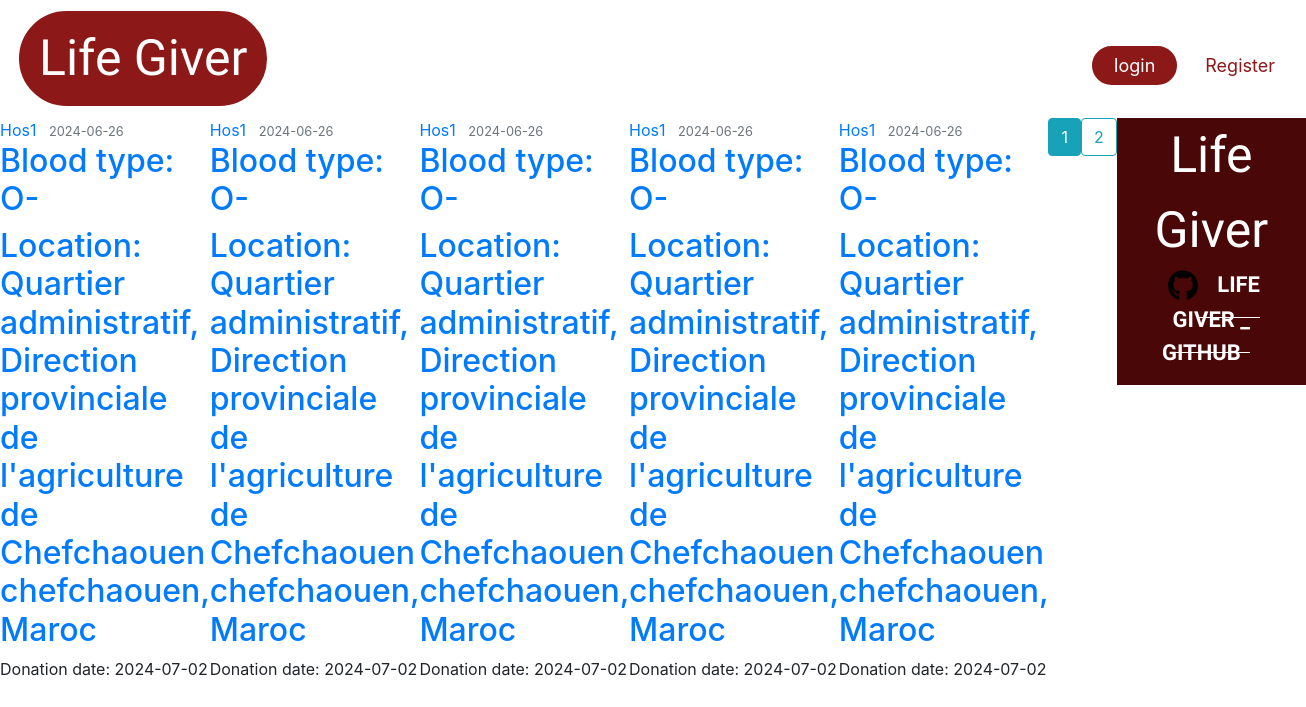
/donation_history/1, run on an earlier commit of the app's database.
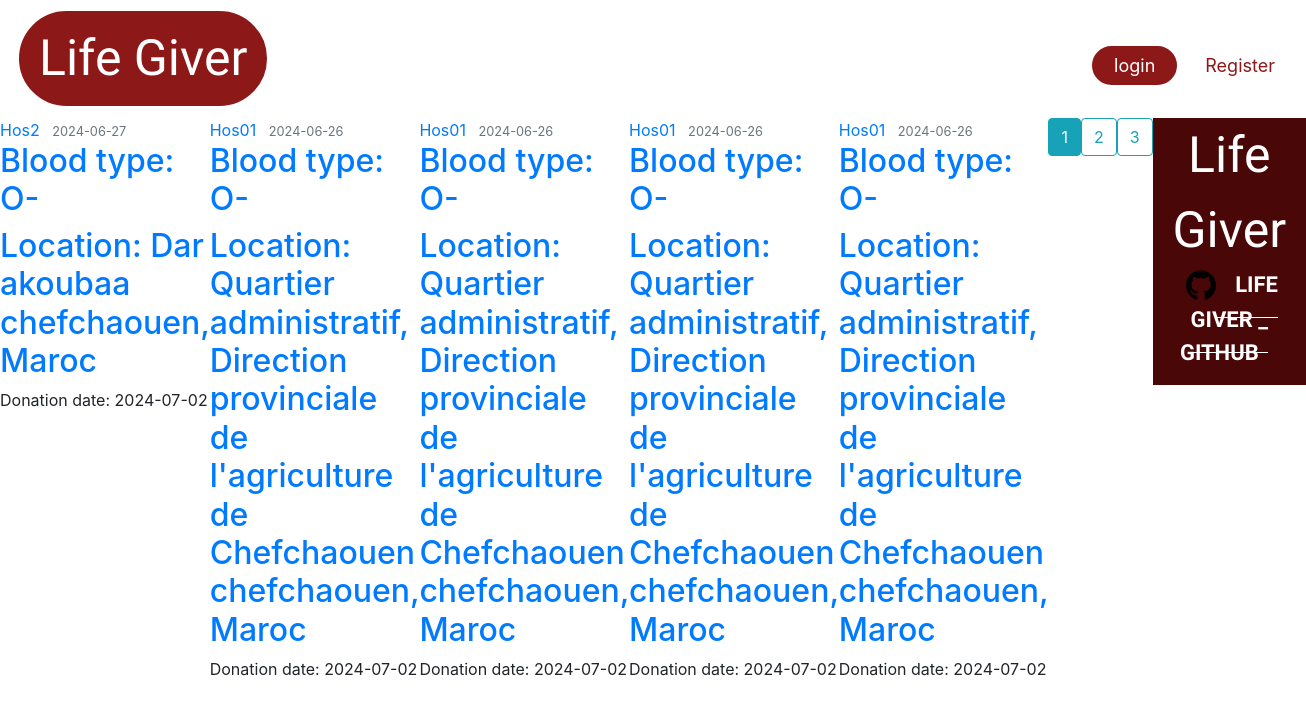
And on a later commit of the database.
### Lifegiver_test/lifegiver/models.py (models this page shows, shortened)
class UserDonation(db.Model):
    id = db.Column(db.Integer, primary_key=True)
    donation_date = db.Column(db.DateTime, nullable=False, default=datetime.now)
    donor_id = db.Column(db.Integer, db.ForeignKey('donor.id'), nullable=False)
    request_id = db.Column(db.Integer, db.ForeignKey('donation_request.id'), nullable=True)
    hospital_id = db.Column(db.Integer, db.ForeignKey('hospital.id'), nullable=False)

class Hospital(db.Model, UserMixin):
    __tablename__ = 'hospital'
    id = db.Column(db.Integer, primary_key=True)
    name = db.Column(db.String(225), nullable=False)
    image_file = db.Column(db.String(20), nullable=False, default='default1.png')
    street = db.Column(db.String(500), nullable=True)
    city = db.Column(db.String(100), nullable=True)
    province = db.Column(db.String(100), nullable=True)
    zip_code = db.Column(db.String(45), nullable=True)
    country = db.Column(db.String(100), nullable=True)
    phone_number = db.Column(db.String(45), nullable=False)
    email = db.Column(db.String(125), unique=True, nullable=False)
    password = db.Column(db.String(60), nullable=False)
    barcode = db.Column(db.String(100), unique=True, nullable=False)
    lat = db.Column(db.Float, nullable=True)
    lng = db.Column(db.Float, nullable=True)
    hospital_donations = db.relationship('UserDonation', backref='hospital_donation', lazy=True)
    hospital_requests = db.relationship('DonationRequest', backref='hospital_request', lazy=True)
    urgent_requests = db.relationship('UrgentRequest', backref='hospital_urgent_request', lazy=True)

class DonationRequest(db.Model):
    id = db.Column(db.Integer, primary_key=True)
    hospital_id = db.Column(db.Integer, db.ForeignKey('hospital.id'), nullable=False)
    blood_type = db.Column(db.Enum('O-', 'O+', 'A-', 'A+', 'B-', 'B+', 'AB-', 'AB+'), nullable=False)
    request_date = db.Column(db.DateTime, nullable=False, default=datetime.now)
    status = db.Column(db.Enum('pending', 'fulfilled', 'failed'), nullable=False)
    expiration_date = db.Column(db.DateTime, nullable=False, default=lambda: datetime.now() + timedelta(days=90))
    request_donations = db.relationship('UserDonation', backref='donation_request', lazy=True)

### Lifegiver_test/lifegiver/route.py (the view)
@app.route('/donation_history/<int:donor_id>', methods=['POST', 'GET'], strict_slashes=False)
def donation_history(donor_id):
    page = request.args.get('page', 1, type=int)
    donor = Donor.query.filter_by(id=donor_id).first_or_404()
    user_donations = UserDonation.query.filter_by(donor_id=donor_id)\
            .order_by(UserDonation.donation_date.desc())\
            .paginate(page=page, per_page=5) # inteade of using .all() we gonna change it to .paginate() to get 10 requests per page
    return render_template('donation_history.html', title='All User Donations', donations=user_donations, donor_id=donor_id)

### Lifegiver_test/lifegiver/templates/donation_history.html
{% extends "layout.html" %}
{% block content %}
    {% for don in donations.items %}
        <article class="media content-section">
          <div class="media-body">
            <div class="article-metadata">
              <a class="mr-2" href="#">{{ don.hospital_donation.name }}</a>
              <small class="text-muted">{{ don.donation_request.request_date.strftime('%Y-%m-%d') }}</small>
            </div>
            <h2><a class="article-title" href="#">{{ 'Blood type: ' ~ don.donation_request.blood_type }}</a></h2>
            <h2><a class="article-title" href="#">{{ 'Location: ' ~ don.hospital_donation.street ~ ' ' ~ don.hospital_donation.city ~ ', ' ~ don.hospital_donation.country }}</a></h2>
            <p class="article-content">{{ 'Donation date: ' ~ don.donation_date.strftime('%Y-%m-%d') }}</p>
          </div>
    {% endfor %}
    {% for page_num in donations.iter_pages(left_edge=1, right_edge=1, left_current=1, right_current=1) %}
      {% if page_num %}
        {% if donations.page == page_num %}
          <a class="btn btn-info mb-4" href="{{ url_for('donation_history', donor_id=donor_id, page=page_num) }}">{{ page_num }}</a>
        {% else %}
          <a class="btn btn-outline-info mb-4" href="{{ url_for('donation_history', donor_id=donor_id, page=page_num) }}">{{ page_num }}</a>
        {% endif %}
      {% else %}
        ...
      {% endif %}
    {% endfor %}
{% endblock content %}

What changed in the data, as far as the page shows it:
no longer on this page (row unchanged): UserDonation: hospital_donation.name "Hos1", donation_request.request_date "2024-06-26", {{ 'Blood type: ' ~ don.donation_request.blood_type }} "Blood type: O-", Hospital.street+city+country "Location: Quartier administratif, Direction provinciale de l'agriculture de Chefchaouen chefchaouen, Maroc", donation_date "Donation date: 2024-07-02"
no longer on this page (row unchanged): UserDonation: hospital_donation.name "Hos1", donation_request.request_date "2024-06-26", {{ 'Blood type: ' ~ don.donation_request.blood_type }} "Blood type: O-", Hospital.street+city+country "Location: Quartier administratif, Direction provinciale de l'agriculture de Chefchaouen chefchaouen, Maroc", donation_date "Donation date: 2024-07-02"
no longer on this page (row unchanged): UserDonation: hospital_donation.name "Hos1", donation_request.request_date "2024-06-26", {{ 'Blood type: ' ~ don.donation_request.blood_type }} "Blood type: O-", Hospital.street+city+country "Location: Quartier administratif, Direction provinciale de l'agriculture de Chefchaouen chefchaouen, Maroc", donation_date "Donation date: 2024-07-02"
added UserDonation: hospital_donation.name "Hos2", donation_request.request_date "2024-06-27", donation_date "Donation date: 2024-07-02"
now on this page (row unchanged): DonationRequest: blood_type "Blood type: O-"
now on this page (row unchanged): Hospital: street+city+country "Location: Dar akoubaa chefchaouen, Maroc"
added UserDonation: hospital_donation.name "Hos01", donation_request.request_date "2024-06-26", {{ 'Blood type: ' ~ don.donation_request.blood_type }} "Blood type: O-", Hospital.street+city+country "Location: Quartier administratif, Direction provinciale de l'agriculture de Chefchaouen chefchaouen, Maroc", donation_date "Donation date: 2024-07-02"
added UserDonation: hospital_donation.name "Hos01", donation_request.request_date "2024-06-26", {{ 'Blood type: ' ~ don.donation_request.blood_type }} "Blood type: O-", Hospital.street+city+country "Location: Quartier administratif, Direction provinciale de l'agriculture de Chefchaouen chefchaouen, Maroc", donation_date "Donation date: 2024-07-02"
changed through a linked row, UserDonation (number 4 of 5 on the later page): hospital_donation.name "Hos1" → "Hos01"
changed through a linked row, UserDonation (number 5 of 5 on the later page): hospital_donation.name "Hos1" → "Hos01"
Also different on the page:
new list line: "3"
